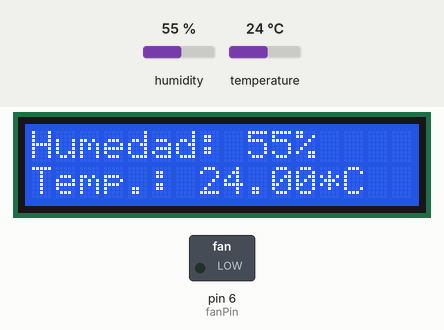
Simulated run of this sketch. Board: Arduino Uno, built for the host (arithmetic inside an expression is 32-bit, double 64-bit). On the bench: 16×2 character LCD, switched loads named in the sketch (green lamp = pin HIGH). Inputs (shaded band) come from the test bench; at power-on: humidity 55 %, temperature 24 °C. What the sketch prints to the serial monitor is not drawn.

Above: at 1.2 s.
1.3 s: humidity set to 22 %
At 2.5 s:
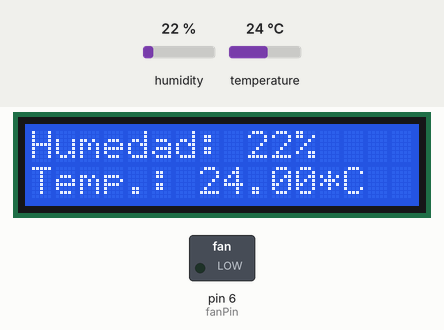
4.6 s: temperature set to 12 °C
At 6.6 s:
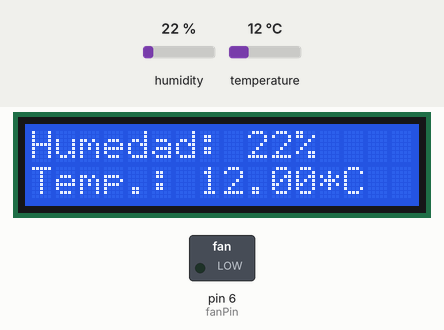
7.7 s: humidity set to 40 %
At 8.6 s:
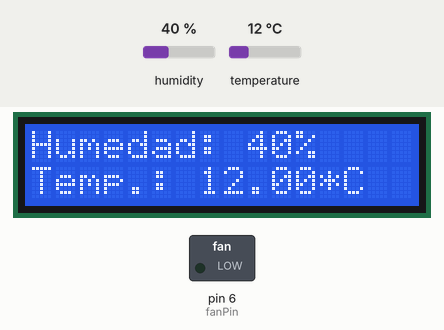
10.4 s: temperature set to 19 °C
At 12.7 s:
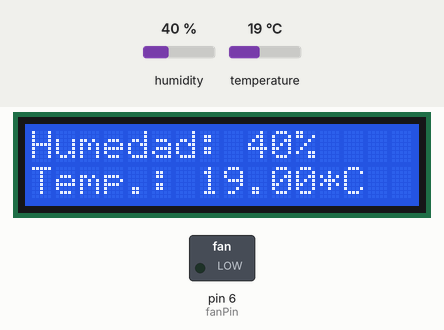
Timing chart, 0 to 14.2 s (numbered marks = the images above; inputs shaded):
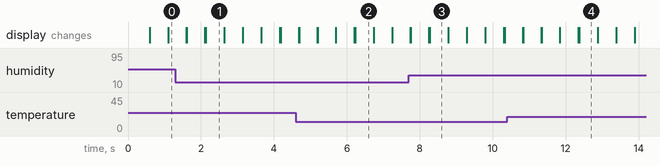

The sketch:

Programa_MAE.ino
```cpp
#include <LiquidCrystal.h>
#include <Adafruit_Sensor.h>
#include <DHT.h>
#include <DHT_U.h>
#include <EtherCard.h>

int rs = 9;
int e = 8;
int d4 = 5;
int d5 = 4;

//LCD
int d6 = 3;
int d7 = 2;
int numero = 0;

LiquidCrystal lcd(rs, e, d4, d5, d6, d7);

//DHT11
#define Type DHT11
int dhtPin = 7;
DHT HT(dhtPin, Type);
int humidity;
float tempC;
float tempF;

// Ventilador
int fanPin = 6;
bool fanOn = false;

int dTime = 500;

//ETHERNET MODULO

// Si colocamos 1 deshabilitamos el DHCP
// Si colocamos 0 colocamos una IP estática
#define ESTATICA 1

#if ESTATICA
  // Colocamos la dirección IP al dispositivo
  static byte myip[] = { 192,168,2,17  };
  // Colocamos la dirección IP de la puerta de enlace de nuestro router
  static byte gwip[] = { 192,168,2,1 };
#endif

// Colocamos la dirección MAC, que sera único en nuestra red
static byte mymac[] = { 0x74,0x69,0x69,0x2D,0x30,0x31 };

// Enviar y recibir buffer (TCP/IP)
byte Ethernet::buffer[500];

const char page[] PROGMEM =
"HTTP/1.0 503 Ethernet Hanrun HR911105A - \r\n"
"Content-Type: text/html\r\n"
"Retry-After: 600\r\n"
"\r\n"
"<html>"
  "<head><title>"
    "Ejemplo #2: Ethernet Hanrun HR911105A"
  "</title></head>"
  "<body>"
    "<h3>Hola Mundo</h3>"
    "<p><em>"
      "Esto es una prueba.<br />"
      ":)."
    "</em></p>"
  "</body>"
"</html>"
;

void setup() {
  lcd.begin(16, 2);
  Serial.begin(9600);
  HT.begin();
  pinMode(fanPin, OUTPUT); // Configura el pin del ventilador como salida

  //Ethernet
   Serial.begin(19200);
  Serial.println("\n[Vuelva pronto]");

  if (ether.begin(sizeof Ethernet::buffer, mymac) == 0)
    Serial.println( "Error al acceder al controlador Ethernet");
#if ESTATICA
  ether.staticSetup(myip, gwip);
#else
  if (!ether.dhcpSetup())
    Serial.println("DHCP falló");
#endif

  ether.printIp("IP:  ", ether.myip);
  ether.printIp("GW:  ", ether.gwip);
  ether.printIp("DNS: ", ether.dnsip);
}


void loop() {
  humidity = HT.readHumidity();
  tempC = HT.readTemperature();
  //tempF = HT.readTemperature(true);
  Serial.print("Humedad Relativa: ");
  Serial.print(humidity);
  Serial.print("% / Temperatura: ");
  Serial.print(tempC);
  Serial.print("ºC / ");
  Serial.print(tempF);
  Serial.println("ºF");

  lcd.setCursor(0, 0);
  lcd.print("Humedad: ");
  lcd.print(humidity);
  lcd.print("%");

  lcd.setCursor(0, 1);
  lcd.print("Temp.: ");
  lcd.print(tempC);
  lcd.print("*C");

  // Verifica si la temperatura supera los 35°C
  if (tempC > 50 && !fanOn) {
    digitalWrite(fanPin, HIGH); // Enciende el ventilador
    fanOn = true; // Actualiza el estado del ventilador
  } else if (tempC <= 50 && fanOn) {
    digitalWrite(fanPin, LOW); // Apaga el ventilador
    fanOn = false; // Actualiza el estado del ventilador
  }

  delay(dTime);
  lcd.clear();
  //Ethernet
  //Se espera un paquete TCP entrante, luego se ignora el contenido
  if (ether.packetLoop(ether.packetReceive())) {
    memcpy_P(ether.tcpOffset(), page, sizeof page);
    ether.httpServerReply(sizeof page - 1);
  }
}
```

Measured:
- after the input at 1.3 s, the display: first differs from a run without the input after 0.84 s (image 1)
- after the input at 4.6 s, the display: first differs from a run without the input after 1.6 s (image 2)
- after the input at 7.7 s, the display: first differs from a run without the input after 0.58 s (image 3)
- after the input at 10.4 s, the display: first differs from a run without the input after 2.0 s (image 4)
- what the display in image 1 shows lasts 0.5 s, from 2.1 s to 2.6 s
